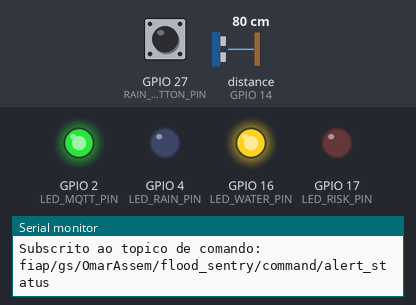
A sketch run on a simulated ESP32. On the bench: output pins drawn as LEDs (lit = HIGH), the last lines printed to the serial monitor. Wiring (from diagram.json): ultrasonic range finder: trigger GPIO 12; echo GPIO 14. Dashed ring = blinking. Inputs (shaded band) come from the test bench; at power-on: distance to the obstacle (sensor on GPIO 14) 80 cm, GPIO 27 (RAIN_BUTTON_PIN) HIGH. The echo pulse lasts 58.3 µs per cm; WiFi joins after 1.5 s; servers stay silent unless stated; no MQTT or app messages arrive unless stated; pins used as bus, display or sensor lines are not drawn.

Above: at 2.7 s.
2.8 s: distance to the obstacle (sensor on GPIO 14) set to 56 cm
4.6 s: distance to the obstacle (sensor on GPIO 14) set to 45 cm
6.1 s: GPIO 27 (RAIN_BUTTON_PIN) pulled LOW for 0.15 s
At 6.5 s:
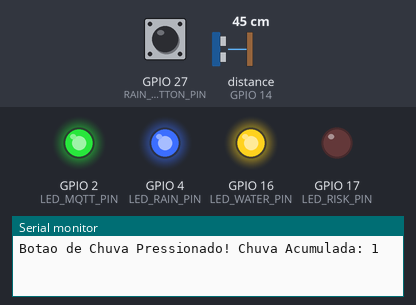
7.7 s: distance to the obstacle (sensor on GPIO 14) set to 60 cm
At 8.7 s:
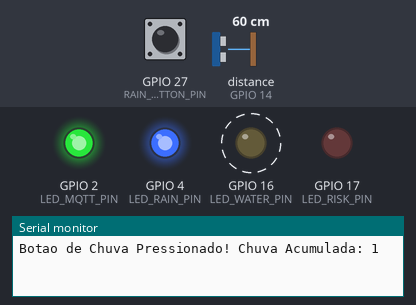
10.7 s: distance to the obstacle (sensor on GPIO 14) set to 2 cm
At 11.6 s:
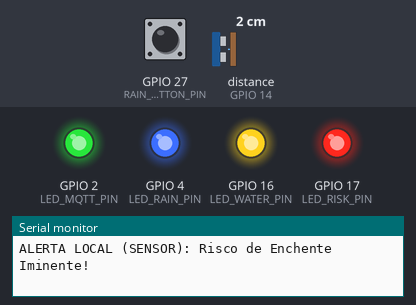
Timing chart, 0 to 13.7 s (numbered marks = the images above; inputs shaded):
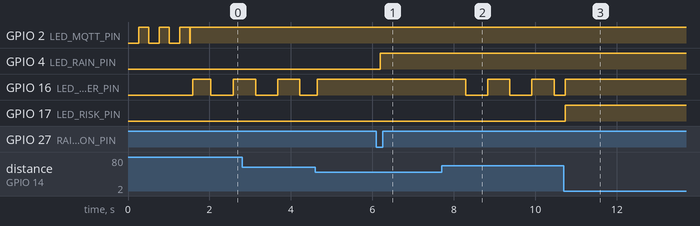

The sketch:

sketch.ino
```cpp
/**
 * @file sketch.ino
 * @brief Sistema FloodSentry AI para monitoramento de níveis de água e chuva.
 * Publica dados e ESTADO de alerta crítico local via MQTT.
 * Recebe comandos de alerta do sistema.
 * Categorias de chuva refinadas.
 * @author OmarAssem (Originalmente FloodSentryAI)
 * @date 01/06/2025 (Data da refatoração)
 */

// Bibliotecas
#include <WiFi.h>
#include <PubSubClient.h>

// Definições dos Pinos
const int TRIG_PIN        = 12;
const int ECHO_PIN        = 14;
const int RAIN_BUTTON_PIN = 27;
const int LED_MQTT_PIN    = 2;
const int LED_RAIN_PIN    = 4;
const int LED_WATER_PIN   = 16;
const int LED_RISK_PIN    = 17;

// Configuração do Wi-Fi
const char* SSID        = "Wokwi-GUEST";
const char* PASSWORD    = "";

// Configuração do Broker MQTT
const char* MQTT_BROKER      = "test.mosquitto.org";
const int   MQTT_PORT        = 1883;
const char* MQTT_CLIENT_ID   = "FloodSentryESP32_OmarAssem_StatefulCrit_V3"; // ID Atualizado

// Tópicos MQTT
const char* MQTT_TOPIC_WATER_LEVEL        = "fiap/gs/OmarAssem/flood_sentry/sensor/water_level";
const char* MQTT_TOPIC_RAINFALL           = "fiap/gs/OmarAssem/flood_sentry/sensor/rainfall";
const char* MQTT_TOPIC_COMMAND            = "fiap/gs/OmarAssem/flood_sentry/command/alert_status";
const char* MQTT_TOPIC_CRITICAL_ALERT_STATUS = "fiap/gs/OmarAssem/flood_sentry/alert/critical_status"; // Tópico para estado do alerta crítico

// Limiares e Temporizações
const float WATER_LEVEL_HIGH_THRESHOLD_CM     = 50.0f;
const float WATER_LEVEL_MEDIUM_THRESHOLD_CM   = 150.0f;
const float CRITICAL_DISTANCE_THRESHOLD_CM    = 10.0f;
const int   RAINFALL_HEAVY_THRESHOLD          = 10;     // A partir de 10 = Pesada
const int   RAINFALL_MODERATE_THRESHOLD       = 5;      // A partir de 5 (até 9) = Moderada
// Chuva leve será de 1 até (RAINFALL_MODERATE_THRESHOLD - 1)

const unsigned long DEBOUNCE_DELAY_MS                   = 50;
const unsigned long RAIN_LED_FLASH_DURATION_MS          = 150;
const unsigned long WATER_LED_BLINK_INTERVAL_MS         = 500;
const unsigned long RAIN_LED_HEAVY_BLINK_INTERVAL_MS    = 200;
const unsigned long MQTT_PUBLISH_INTERVAL_MS            = 10000;
const unsigned long MQTT_RECONNECT_RETRY_MS             = 5000;
const unsigned long MQTT_LED_RECONNECT_BLINK_INTERVAL_MS= 500;
const unsigned long WIFI_CONNECT_TIMEOUT_MS               = 20000;
const unsigned long WIFI_LED_CONNECT_BLINK_INTERVAL_MS  = 250;
const unsigned long MAIN_LOOP_DELAY_MS                  = 50;
const unsigned long HCSR04_PULSE_TIMEOUT_US             = 50000UL;

WiFiClient espClient;
PubSubClient mqttClient(espClient);

int  accumulatedRainfall = 0;
bool rainButtonPressedState = false;
bool lastDebouncedRainButtonState = false;
unsigned long lastRainButtonPressTime = 0;
unsigned long rainLedFlashEndTime = 0;
unsigned long waterLedBlinkPreviousMillis = 0;
bool waterLedState = LOW;
unsigned long rainLedHeavyBlinkPreviousMillis = 0;
bool rainLedHeavyState = LOW;
unsigned long mqttLedBlinkPreviousMillis = 0;
unsigned long lastMqttPublishTime = 0;
bool mqtt_high_risk_active = false;
bool esp32_critical_alert_is_currently_active = false; // Rastreia o estado do alerta crítico local

// --- DECLARAÇÕES ANTECIPADAS ---
static void manipularBotaoChuva(unsigned long currentMillis, bool& debouncedRainButtonJustPressed);
static String obterCategoriaNivelAgua(float distance);
static String obterCategoriaIntensidadeChuva(int rainfall); // Assinatura mantida
static void publicarDadosSensores(const String& waterCategory, const String& rainCategory, unsigned long currentMillis);
static void atualizarFeedbackLEDs(const String& waterCategory, const String& rainCategory,
                                  bool debouncedRainButtonJustPressed, unsigned long currentMillis);
static void gerenciarStatusRiscoEAlertas(float distance, unsigned long currentMillis);
float readDistanceHCSR04();
void mqtt_callback(char* topic, byte* payload, unsigned int length);
void mqtt_reconnect();
void setup_wifi();

// --- IMPLEMENTAÇÕES ---
float readDistanceHCSR04() {
  digitalWrite(TRIG_PIN, LOW); delayMicroseconds(2);
  digitalWrite(TRIG_PIN, HIGH); delayMicroseconds(10);
  digitalWrite(TRIG_PIN, LOW);
  long duration_us = pulseIn(ECHO_PIN, HIGH, HCSR04_PULSE_TIMEOUT_US);
  return (duration_us > 0) ? (duration_us * 0.0343f / 2.0f) : 400.0f;
}

void mqtt_callback(char* topic, byte* payload, unsigned int length) {
  Serial.print("Mensagem recebida no topico: "); Serial.println(topic);
  char payloadBuffer[256];
  unsigned int copyLength = min((unsigned int)sizeof(payloadBuffer) - 1, length);
  strncpy(payloadBuffer, (char*)payload, copyLength);
  payloadBuffer[copyLength] = '\0';
  String payloadStr = String(payloadBuffer);
  payloadStr.toLowerCase();

  Serial.print("DEBUG (ESP32 Callback): Payload String para indexOf: '");
  Serial.print(payloadStr);
  Serial.println("'");

  if (String(topic) == String(MQTT_TOPIC_COMMAND)) {
    if (payloadStr.indexOf("\"system_risk\":\"high\"") != -1) {
      mqtt_high_risk_active = true;
      Serial.println("MQTT CMD: Comando de ALTO RISCO recebido e ativado!");
    } else if (payloadStr.indexOf("\"system_risk\":\"normal\"") != -1 ||
               payloadStr.indexOf("\"system_risk\":\"clear\"") != -1) {
      mqtt_high_risk_active = false;
      Serial.println("MQTT CMD: Comando de risco normal/limpo recebido. ALTO RISCO via MQTT desativado.");
    } else {
      Serial.println("MQTT CMD: Comando desconhecido ou payload nao reconhecido.");
    }
  }
  Serial.println("-----------------------");
}

void mqtt_reconnect() { /* ... (código igual à versão V4 do seu sketch) ... */
  while (!mqttClient.connected()) {
    Serial.print("Tentando conectar ao Broker MQTT: "); Serial.print(MQTT_BROKER);
    Serial.print(" (Cliente ID: "); Serial.print(MQTT_CLIENT_ID); Serial.println(")");
    if (millis() - mqttLedBlinkPreviousMillis > MQTT_LED_RECONNECT_BLINK_INTERVAL_MS) {
      mqttLedBlinkPreviousMillis = millis();
      digitalWrite(LED_MQTT_PIN, !digitalRead(LED_MQTT_PIN));
    }
    if (mqttClient.connect(MQTT_CLIENT_ID)) {
      Serial.println("Conectado ao Broker MQTT!");
      digitalWrite(LED_MQTT_PIN, HIGH);
      if (mqttClient.subscribe(MQTT_TOPIC_COMMAND)){
        Serial.print("Subscrito ao topico de comando: "); Serial.println(MQTT_TOPIC_COMMAND);
      } else {
        Serial.println("Falha ao subscrever ao topico de comando.");
      }
    } else {
      Serial.print("Falha na conexao MQTT, rc="); Serial.print(mqttClient.state());
      Serial.print(" Tentando novamente em "); Serial.print(MQTT_RECONNECT_RETRY_MS / 1000); Serial.println(" segundos...");
      unsigned long startWait = millis();
      while(millis() - startWait < MQTT_RECONNECT_RETRY_MS) {
        if (millis() - mqttLedBlinkPreviousMillis > MQTT_LED_RECONNECT_BLINK_INTERVAL_MS / 2) {
            mqttLedBlinkPreviousMillis = millis();
            digitalWrite(LED_MQTT_PIN, !digitalRead(LED_MQTT_PIN));
        }
        delay(100);
      }
    }
  }
}

void setup_wifi() { /* ... (código igual à versão V4 do seu sketch) ... */
  delay(10);
  Serial.println(); Serial.print("Conectando a rede Wi-Fi: "); Serial.println(SSID);
  WiFi.begin(SSID, PASSWORD);
  unsigned long wifiConnectStartTime = millis();
  unsigned long wifiLedBlinkPreviousMillis = 0;
  bool wifiLedState = LOW;
  while (WiFi.status() != WL_CONNECTED) {
    if (millis() - wifiConnectStartTime > WIFI_CONNECT_TIMEOUT_MS) {
        Serial.println("\nFalha ao conectar ao Wi-Fi (timeout)!");
        digitalWrite(LED_MQTT_PIN, LOW);
        return;
    }
    if(millis() - wifiLedBlinkPreviousMillis > WIFI_LED_CONNECT_BLINK_INTERVAL_MS) {
        wifiLedBlinkPreviousMillis = millis();
        wifiLedState = !wifiLedState;
        digitalWrite(LED_MQTT_PIN, wifiLedState);
    }
    Serial.print("."); delay(50);
  }
  digitalWrite(LED_MQTT_PIN, LOW);
  Serial.println("\nWi-Fi conectado!"); Serial.print("Endereco IP: "); Serial.println(WiFi.localIP());
}

void setup() {
  Serial.begin(115200);
  Serial.println("FloodSentry AI - ESP32 com Estado de Alerta Crítico e Categorias Chuva V2");
  pinMode(TRIG_PIN, OUTPUT); pinMode(ECHO_PIN, INPUT);
  pinMode(RAIN_BUTTON_PIN, INPUT_PULLUP);
  pinMode(LED_MQTT_PIN, OUTPUT); pinMode(LED_RAIN_PIN, OUTPUT);
  pinMode(LED_WATER_PIN, OUTPUT); pinMode(LED_RISK_PIN, OUTPUT);
  digitalWrite(LED_MQTT_PIN, LOW); digitalWrite(LED_RAIN_PIN, LOW);
  digitalWrite(LED_WATER_PIN, LOW); digitalWrite(LED_RISK_PIN, LOW);
  setup_wifi();
  if (WiFi.status() == WL_CONNECTED) {
    mqttClient.setServer(MQTT_BROKER, MQTT_PORT);
    mqttClient.setCallback(mqtt_callback);
  }
  Serial.println("Setup principal concluido.");
}

void loop() {
  unsigned long currentMillisLoop = millis();
  if (WiFi.status() == WL_CONNECTED) {
    if (!mqttClient.connected()) { mqtt_reconnect(); }
    mqttClient.loop();
  } else {
    Serial.println("WiFi desconectado. Tentando reconectar MQTT...");
    mqtt_reconnect();
  }
  float distanceCm = readDistanceHCSR04();
  bool debouncedRainButtonJustPressed = false;
  manipularBotaoChuva(currentMillisLoop, debouncedRainButtonJustPressed);
  String waterLevelCategory = obterCategoriaNivelAgua(distanceCm);
  String rainIntensityCategory = obterCategoriaIntensidadeChuva(accumulatedRainfall); // Chamada da função corrigida
  publicarDadosSensores(waterLevelCategory, rainIntensityCategory, currentMillisLoop);
  atualizarFeedbackLEDs(waterLevelCategory, rainIntensityCategory, debouncedRainButtonJustPressed, currentMillisLoop);
  gerenciarStatusRiscoEAlertas(distanceCm, currentMillisLoop);
  delay(MAIN_LOOP_DELAY_MS);
}

static void manipularBotaoChuva(unsigned long currentMillis, bool& debouncedRainButtonJustPressed) {
  debouncedRainButtonJustPressed = false;
  bool currentRainButtonReading = (digitalRead(RAIN_BUTTON_PIN) == LOW);
  if (currentRainButtonReading != lastDebouncedRainButtonState) {
    lastRainButtonPressTime = currentMillis;
  }
  if ((currentMillis - lastRainButtonPressTime) > DEBOUNCE_DELAY_MS) {
    if (currentRainButtonReading != rainButtonPressedState) {
      rainButtonPressedState = currentRainButtonReading;
      if (rainButtonPressedState) {
        accumulatedRainfall++;
        debouncedRainButtonJustPressed = true;
        Serial.print("Botao de Chuva Pressionado! Chuva Acumulada: "); Serial.println(accumulatedRainfall);
      }
    }
  }
  lastDebouncedRainButtonState = currentRainButtonReading;
}

static String obterCategoriaNivelAgua(float distance) {
  if (distance < WATER_LEVEL_HIGH_THRESHOLD_CM) return "Alto";
  if (distance < WATER_LEVEL_MEDIUM_THRESHOLD_CM) return "Medio";
  return "Baixo";
}

// ----- FUNÇÃO DE CATEGORIA DE CHUVA CORRIGIDA -----
static String obterCategoriaIntensidadeChuva(int rainfall) {
  if (rainfall == 0) { // Exatamente 0 cliques
    return "Nenhuma";
  } else if (rainfall < RAINFALL_MODERATE_THRESHOLD) { // Se RAINFALL_MODERATE_THRESHOLD = 5, aqui é 1 a 4
    return "Leve";
  } else if (rainfall < RAINFALL_HEAVY_THRESHOLD) { // Se RAINFALL_HEAVY_THRESHOLD = 10, aqui é 5 a 9
    return "Moderada";
  } else { // >= RAINFALL_HEAVY_THRESHOLD
    return "Pesada";
  }
}

static void publicarDadosSensores(const String& waterCategory, const String& rainCategory, unsigned long currentMillis) {
  if (mqttClient.connected() && (currentMillis - lastMqttPublishTime >= MQTT_PUBLISH_INTERVAL_MS)) {
    lastMqttPublishTime = currentMillis;
    char waterPayload[60];
    sprintf(waterPayload, "{\"level_category\": \"%s\"}", waterCategory.c_str());
    if (mqttClient.publish(MQTT_TOPIC_WATER_LEVEL, waterPayload)) {
      Serial.print("Publicado em WATER_LEVEL: "); Serial.println(waterPayload);
    } else { Serial.println("Falha ao publicar em WATER_LEVEL."); }
    char rainPayload[60];
    sprintf(rainPayload, "{\"intensity_category\": \"%s\"}", rainCategory.c_str());
    if (mqttClient.publish(MQTT_TOPIC_RAINFALL, rainPayload)) {
      Serial.print("Publicado em RAINFALL: "); Serial.println(rainPayload);
    } else { Serial.println("Falha ao publicar em RAINFALL.");}
  }
}

static void atualizarFeedbackLEDs(const String& waterCategory, const String& rainCategory,
                                  bool debouncedRainButtonJustPressed, unsigned long currentMillis) {
  if (waterCategory == "Alto") { digitalWrite(LED_WATER_PIN, HIGH); }
  else if (waterCategory == "Medio") {
    if (currentMillis - waterLedBlinkPreviousMillis >= WATER_LED_BLINK_INTERVAL_MS) {
      waterLedBlinkPreviousMillis = currentMillis; waterLedState = !waterLedState;
      digitalWrite(LED_WATER_PIN, waterLedState); }
  } else { digitalWrite(LED_WATER_PIN, LOW); }
  bool isHeavyRain = (rainCategory == "Pesada");
  bool isModerateRain = (rainCategory == "Moderada");
  bool isLightRain = (rainCategory == "Leve"); // Nova verificação

  if (debouncedRainButtonJustPressed) {
    digitalWrite(LED_RAIN_PIN, HIGH);
    rainLedFlashEndTime = currentMillis + RAIN_LED_FLASH_DURATION_MS;
  }
  if (isHeavyRain) {
    if (currentMillis - rainLedHeavyBlinkPreviousMillis >= RAIN_LED_HEAVY_BLINK_INTERVAL_MS) {
      rainLedHeavyBlinkPreviousMillis = currentMillis; rainLedHeavyState = !rainLedHeavyState;
      digitalWrite(LED_RAIN_PIN, rainLedHeavyState); }
  } else if (isModerateRain) {
      digitalWrite(LED_RAIN_PIN, HIGH);
  } else if (isLightRain) { // LED aceso para chuva leve também
      digitalWrite(LED_RAIN_PIN, HIGH);
  } else { // Nenhuma
    if (currentMillis >= rainLedFlashEndTime && !isModerateRain && !isHeavyRain && !isLightRain) { // Garante que não desliga se ainda for moderada/pesada/leve
       digitalWrite(LED_RAIN_PIN, LOW);
    }
  }
}

static void gerenciarStatusRiscoEAlertas(float distance, unsigned long currentMillis) {
  bool local_high_risk_condition_now = (distance < CRITICAL_DISTANCE_THRESHOLD_CM && distance > 0.0f);
  if (local_high_risk_condition_now || mqtt_high_risk_active) {
    digitalWrite(LED_RISK_PIN, HIGH);
    if (local_high_risk_condition_now && !mqtt_high_risk_active) {
      Serial.println("ALERTA LOCAL (SENSOR): Risco de Enchente Iminente!");
    }
  } else {
    digitalWrite(LED_RISK_PIN, LOW);
  }

  // Gerenciamento e Publicação do ESTADO do Alerta Crítico Local
  if (local_high_risk_condition_now != esp32_critical_alert_is_currently_active) {
    if (local_high_risk_condition_now) {
      esp32_critical_alert_is_currently_active = true;
      if (mqttClient.connected()) {
        char alertPayload[120];
        snprintf(alertPayload, sizeof(alertPayload),
                 "{\"type\": \"imminent_flood_risk\", \"status\": \"ACTIVE\", \"cause\": \"local_sensor_reading\", \"distance_cm\": %.2f}",
                 distance);
        if(mqttClient.publish(MQTT_TOPIC_CRITICAL_ALERT_STATUS, alertPayload)) {
            Serial.print("MQTT Publicado [CRITICAL STATUS]: "); Serial.println(alertPayload);
        } else { Serial.println("Falha ao publicar ALERTA CRITICO ATIVO via MQTT.");}
      }
    } else { // Condição de risco local acabou de ser NORMALIZADA
      esp32_critical_alert_is_currently_active = false;
      if (mqttClient.connected()) {
        char clearPayload[100];
        snprintf(clearPayload, sizeof(clearPayload),
                 "{\"type\": \"imminent_flood_risk\", \"status\": \"CLEARED\", \"cause\": \"local_sensor_reading\"}");
        if(mqttClient.publish(MQTT_TOPIC_CRITICAL_ALERT_STATUS, clearPayload)) {
            Serial.print("MQTT Publicado [CRITICAL STATUS]: "); Serial.println(clearPayload);
        } else { Serial.println("Falha ao publicar ALERTA CRITICO NORMALIZADO via MQTT.");}
      }
    }
  }
}
```

Measured:
- after the input at 6.1 s, GPIO 4 (LED_RAIN_PIN): LOW → HIGH after 0.09 s
- after the input at 7.7 s, GPIO 16 (LED_WATER_PIN): alternates HIGH for 0.55 s and LOW for 0.54 s, starting after 0.59 s
- after the input at 10.7 s, GPIO 17 (LED_RISK_PIN): LOW → HIGH at once
